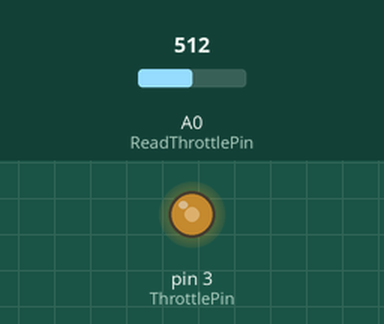
Bench run of a sketch on a simulated Arduino Uno, built with avr-gcc and run on an emulated ATmega328P. On the bench: output pins drawn as LEDs (lit = HIGH). The test bench sets the inputs (shaded band); at power-on: A0 (ReadThrottlePin) = 512.

Above: at 1.2 s.
1.3 s: A0 (ReadThrottlePin) set to 716
At 2.0 s:
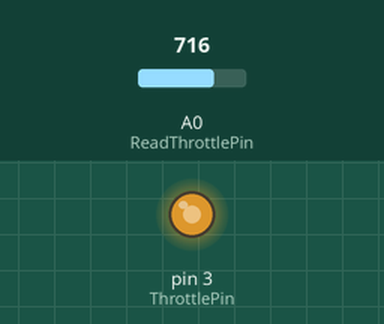
2.8 s: A0 (ReadThrottlePin) set to 900
At 3.2 s:
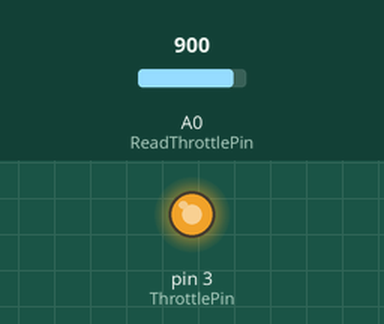
4.3 s: A0 (ReadThrottlePin) set to 122
At 5.5 s:
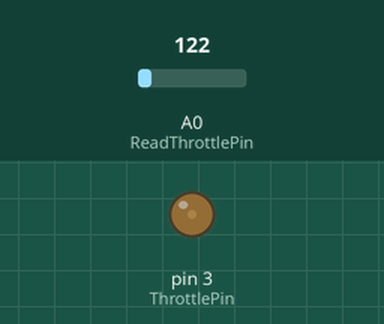
5.8 s: A0 (ReadThrottlePin) set to 0
At 6.6 s:
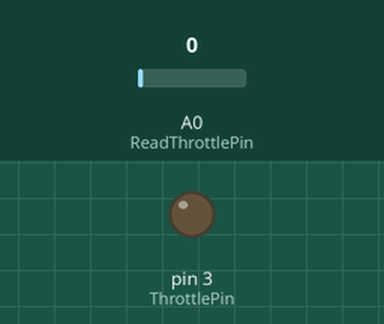
7.3 s: A0 (ReadThrottlePin) set to 511
At 7.8 s:
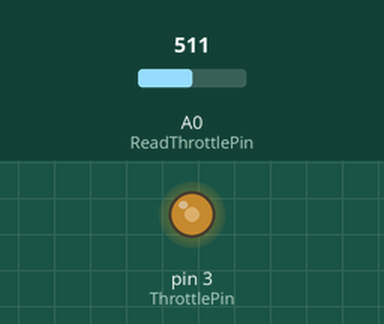
Timing chart, 0 to 9.8 s (numbered marks = the images above; inputs shaded):
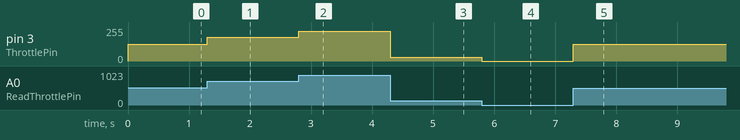

Measured:
- after the input at 1.3 s, pin 3 (ThrottlePin): 127/255 → 178/255 at once
- after the input at 2.8 s, pin 3 (ThrottlePin): 178/255 → 224/255 at once
- after the input at 4.3 s, pin 3 (ThrottlePin): 224/255 → 30/255 at once
- after the input at 5.8 s, pin 3 (ThrottlePin): 30/255 → 0/255 at once
- after the input at 7.3 s, pin 3 (ThrottlePin): 0/255 → 127/255 at once

The sketch:

sketch_sep22a.ino
```cpp
int ReadThrottlePin =0;
int ThrottlePin=3;

int Throttle=0;

void setup() {

}

void loop() {

  // Get throttle from analog pin 0
  Throttle = analogRead(ReadThrottlePin);
  Throttle = map(Throttle, 0, 1023, 0, 255);

  // Set throttle to digital pin 2
  analogWrite(ThrottlePin, Throttle);

}
```
